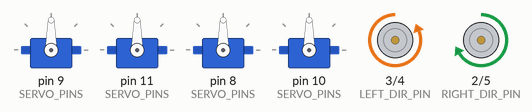
Bench run of a sketch on a simulated Arduino Uno, built with avr-gcc and run on an emulated ATmega328P. On the bench: 4 × servo, direction and speed pins drawn as motors (green arrow = direction pin HIGH = forward, orange = LOW = backward, longer = more drive).

Above: at 2.05 s.
At 4.15 s:
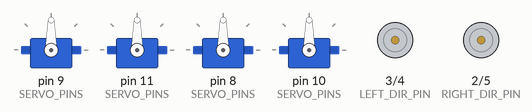
At 6.25 s:
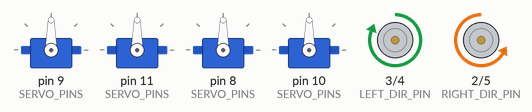
At 10.5 s:
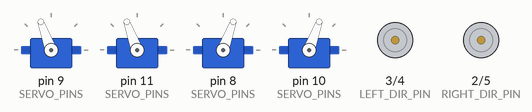
At 14.75 s:
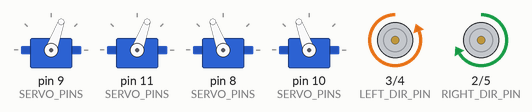
At 19.0 s:
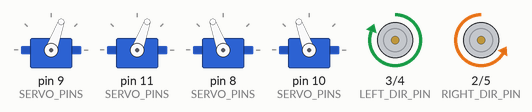
Timing chart, 0 to 21.6 s (numbered marks = the images above):
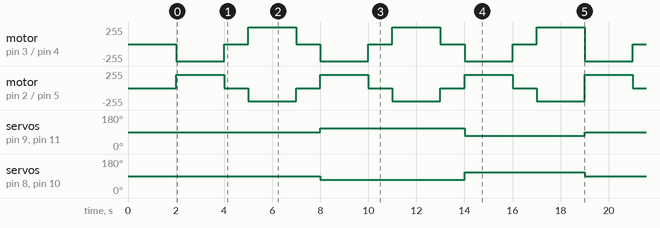

Measured:
- by itself, servo on pin 8 (SERVO_PINS), servo on pin 10 (SERVO_PINS): 90° → 70° at 8.0 s, → 110° 6.0 s later, → 90° 5.0 s later, → 70° 6.0 s later, … (6 changes in this stretch)
- by itself, servo on pin 9 (SERVO_PINS), servo on pin 11 (SERVO_PINS): 90° → 110° at 8.0 s, → 70° 6.0 s later, → 90° 5.0 s later, → 110° 6.0 s later, … (6 changes in this stretch)

The sketch:

Movement.ino
```cpp
#include "WheelController.h"

// I am doing 2 printing functions because of this:
// https://stackoverflow.com/questions/5739888/what-is-the-difference-between-signed-and-unsigned-int

/**
 * @brief Print an array of int8_t in the serial monitor
 *
 * @param arrayList
 * @param size
 */
void printSignedList(int8_t *arrayList, int size) {
  Serial.print("[ ");
  for (int i = 0; i < size; i++) {
    Serial.print(*(arrayList + i));
    if (i != size - 1)
      Serial.print(", ");
  }
  Serial.print(" ]");
}

/**
 * @brief Print an array of uint8_t in the serial monitor
 *
 * @param arrayList
 * @param size
 */
void printUnsignedList(uint8_t *arrayList, int size) {
  Serial.print("[ ");
  for (int i = 0; i < size; i++) {
    Serial.print(*(arrayList + i));
    if (i != size - 1)
      Serial.print(", ");
  }
  Serial.print(" ]");
}

WheelController w;

void test_speed() {
  w.forward(100);
  delay(2000);
  w.stop(2000);

  w.backward(100);
  delay(2000);
  w.stop(2000);
}

void test_servos() {
  w.turn(10);
  delay(4000);
  w.turn(-10);
  delay(4000);
}

void test_turn_round() {
  // w.setSpeed(uint8_t *motors, int8_t *pwm_speeds, uint8_t size);
  w.forward(200);
  delay(2000);
  w.stop(1000);
  w.backward(200);
  delay(2000);

  w.stop(1000);

  w.setSpeed(200);
  w.turn_abs(20);
  delay(2000);
  w.stop(1000);
  w.setSpeed(-200);
  delay(2000);

  w.stop(1000);

  w.setSpeed(200);
  w.turn_abs(-20);
  delay(2000);
  w.stop(1000);
  w.setSpeed(-200);
  delay(2000);
}

void setup() {
  Serial.begin(9600);
  w.begin();

  for (uint8_t i = 8; i <= 11; i++)
    pinMode(i, OUTPUT);

  delay(2000);
}

int int_received;

void loop() {

  test_turn_round();


  // test_servos()
  // test_class();
}
```

Async.cpp
```cpp
#include "Async.h"

Task::Task(uint8_t id, unsigned int last_chrono, void (*foo)(int))
{
	//this->id = id;
	//this->last_chrono = last_chrono;
	//this->next = nullptr;
	//this->can_be_destroyed = false;
}

Task::~Task()
{
}

Task *Async::first_task = nullptr;
uint8_t last_id = 0;

void Async::add()
{
	if (Async::first_task == nullptr)
	{
		// TODO change id generation method
		//Async::first_task = new Task(++last_id, 0);
	}
}
```

Async.h
```cpp
#ifndef ASYNC_H
#define ASYNC_H

#include <stdint.h>
#include <Arduino.h>

class Task
{
public:
  uint32_t interval;
  uint32_t last_chrono;
  uint32_t function;

  bool can_be_destroyed;
  Task *next;

  Task(uint8_t id, unsigned int last_chrono, void (*foo)(int));
  ~Task();
};

class Async
{
private:
  static Task *first_task;
  static uint8_t last_id;

public:
  static void check();
  static void add();
  static void end();
};

#endif
```

WheelController.cpp
```cpp
#include "WheelController.h"

// ======= CONSTRUCTORS =======

/**
 * @brief Construct a new WheelController:: WheelController object.
 * It controls the 6 DC motors and 4 servo motors of the E-Gaia autonomous robot.
 */
WheelController::WheelController() {

  uint8_t servo_counter = 0;
  for (uint8_t i = 0; i < this->NB_OF_WHEELS; i++) {
    // initialize speeds to 0
    this->robot_speeds[i] = 0;

    // create servo controllers
    if (SERVO_PINS[i]) {
      this->servos[servo_counter] = Servo();
      this->servos_in_pos[i] = &(this->servos[servo_counter++]);
    } else
      this->servos_in_pos[i] = nullptr;
  }
}

WheelController::~WheelController() {}

// ======= PRIVATE =======

/**
 * @brief Returns the direction of a given speed: 1 meaning forwards, 0 backwards.
 * @param speed the speed in int16_t : from -255 to 255
 */
bool WheelController::direction(int16_t speed) {
  if (speed >= 0)  // the return values depend on how we have connected the wires
    return 0;      // 0 goes forwards
  return 1;        // while 1 goes backwards
}

// ======= PUBLIC =======
/**
 * @brief Initializes the pinModes, servo controllers, etc
 */
void WheelController::begin() {
  for (uint8_t i = 0; i < this->NB_OF_WHEELS; i++) {

    pinMode(this->DIR_PINS[i], OUTPUT);
    pinMode(this->PWM_PINS[i], OUTPUT);
    pinMode(this->SERVO_PINS[i], OUTPUT);

    if (this->servos_in_pos[i] != nullptr) {
      this->servos_in_pos[i]->attach(this->SERVO_PINS[i]);
      this->servos_in_pos[i]->write(this->REST_ANGLE);
    }
  }
}

/**
 * @brief Set speed of the specified motor
 *
 * @param motor [uint8_t] the motor which speed will be changed
 * @param pwm_speed [unint_8] the speed in pwm (0 to 255)
 */
void WheelController::setSpeed(uint8_t motor_index, int16_t pwm_speed) {
  // TODO create token for most used combinations (all, right, left)

  if (pwm_speed > this->MAX_SPEED)
    this->robot_speeds[motor_index] = this->MAX_SPEED;  // if the speed is to high, set it to the maximum

  else if (pwm_speed < -this->MAX_SPEED)
    this->robot_speeds[motor_index] = -this->MAX_SPEED;  // if the speed is to high (backwards), set it to the maximum (backwards)

  else
    this->robot_speeds[motor_index] = pwm_speed;

  bool dir = this->direction(pwm_speed);
  int16_t abs_speed = abs(this->robot_speeds[motor_index]);

  digitalWrite(this->DIR_PINS[motor_index], dir);
  analogWrite(this->PWM_PINS[motor_index], abs_speed);
}

/**
 * @brief Set speed of the specified motors
 *
 * @param motors uint8_t list of the motors which speed will be changed
 * @param pwm_speeds unint_8 list of the speeds in pwm (0 to 255)
 * @param size the size 'motors' and 'pwm_speeds'
 */
void WheelController::setSpeeds(uint8_t motors[], int16_t pwm_speeds[], uint8_t size) {
  for (uint8_t i = 0; i < size; i++) {
    this->setSpeed(motors[i], pwm_speeds[i]);
  }
}

/**
 * @brief sets all the motors to a specific speed
 *
 * @param speed (uint8_t) 0 to 255
 */
void WheelController::setSpeed(int16_t speed) {
  uint8_t motors[] = { 0, 1, 2, 3, 4, 5 };
  int16_t speeds[] = { speed, -speed, speed, -speed, speed, -speed };
  this->setSpeeds(motors, speeds, this->NB_OF_WHEELS);
}

void WheelController::incrementSpeed(uint8_t motor_index, int16_t speed_increment) {
  int16_t speed = this->getSpeed(motor_index);
  this->setSpeed(motor_index, speed + speed_increment);
}

int16_t WheelController::getSpeed(uint8_t motor_index = 0) {
  return this->robot_speeds[motor_index];
}

uint8_t WheelController::getMaxSpeed() {
  uint8_t max = 0;
  for (uint8_t i = 0; i < this->NB_OF_WHEELS; i++) {
    if (abs(this->robot_speeds[i]) > max)
      max = abs(this->robot_speeds[i]);
  }
  return max;
}

/**
 * @brief sets all the motors to a specific speed forwards
 *
 * @param speed (uint8_t) 0 to 255
 */
void WheelController::forward(int16_t speed) {
  this->setSpeed(this->MIN_SPEED_TO_TURN);
  this->turn_forward();
  // TODO make delay with millis
  this->setSpeed(speed);
}

/**
 * @brief sets all the motors to a specific speed backwards
 *
 * @param speed (uint8_t) 0 to 255
 */
void WheelController::backward(int16_t speed) {
  this->forward(-speed);
}

void WheelController::stop() {
  this->setSpeed(0);
}
void WheelController::stop(uint32_t milliseconds) {
  // TODO change delay to millis
  this->stop();
  delay(milliseconds);
}

void WheelController::slowStop() {
  int16_t speed;
  while (this->getMaxSpeed()) {
    for (uint8_t motor_index = 0; motor_index < this->NB_OF_WHEELS; motor_index++) {
      speed = this->getSpeed(motor_index);
      this->incrementSpeed(motor_index, speed / 2);
    }
  }
}

void WheelController::turn_abs(uint8_t servo_index, uint8_t angle) {
  if (this->servos_in_pos[servo_index] != nullptr) {
    // TODO add: and this->robot_speeds[servo_index] >= this->MIN_SPEED_TO_TURN
    this->servos_in_pos[servo_index]->write(angle);
  }
}

void WheelController::turn_abs(uint8_t angle) {
  this->turn_abs(0, this->REST_ANGLE + angle);
  this->turn_abs(1, this->REST_ANGLE + angle);
  this->turn_abs(4, this->REST_ANGLE - angle);
  this->turn_abs(5, this->REST_ANGLE - angle);
}

void WheelController::turn_forward() {
  this->turn_abs(0);
}

void WheelController::turn(uint8_t servo_index, uint8_t angle) {
  uint8_t pos = this->servos_in_pos[servo_index]->read();
  this->turn_abs(servo_index, pos + angle);
}

void WheelController::turn(uint8_t angle) {
  this->turn(0, angle);
  this->turn(1, angle);
  this->turn(4, -angle);
  this->turn(5, -angle);
}

void WheelController::slowToSpeed_async(int16_t speed, int16_t newSpeed) {
  int step = 1;
  if (speed > newSpeed)
    step = -1;
  for (int i = speed; i != newSpeed; i += step) {
    // analogWrite(pwdPin, i);
    delay(20);

    if ((i < 0) || (i > 256)) {
      // analogWrite(pwdPin, 0);
      speed = 0;
      return;
    }
  }
  speed = newSpeed;
}

void WheelController::emergencyShotDown() {
  // TODO gradually slow down the motors before stopping them completely
  this->forward(0);
  while (1) {
  }
}
```

WheelController.h
```cpp
#ifndef WHEEL_CONTROLLER_H
#define WHEEL_CONTROLLER_H

#include <stdint.h>
#include <Servo.h>  // https://github.com/arduino-libraries/Servo/blob/master/docs/api.md
#include <Arduino.h>

class WheelController {
private:
  static const uint8_t NB_OF_WHEELS = 6;

  const uint8_t RIGHT_PWM_PIN = 5;
  const uint8_t LEFT_PWM_PIN = 4;
  const uint8_t RIGHT_DIR_PIN = 2;
  const uint8_t LEFT_DIR_PIN = 3;

  // direction pins for each motor
  const uint8_t DIR_PINS[NB_OF_WHEELS] = { LEFT_DIR_PIN, RIGHT_DIR_PIN,
                                           LEFT_DIR_PIN, RIGHT_DIR_PIN,
                                           LEFT_DIR_PIN, RIGHT_DIR_PIN };

  // pwd pins for each motor
  const uint8_t PWM_PINS[NB_OF_WHEELS] = { LEFT_PWM_PIN, RIGHT_PWM_PIN,
                                           LEFT_PWM_PIN, RIGHT_PWM_PIN,
                                           LEFT_PWM_PIN, RIGHT_PWM_PIN };

  // pins of each servo motor, 0 meaning there is no servo motor
  const uint8_t SERVO_PINS[NB_OF_WHEELS] = { 9, 11,
                                             0, 0,
                                             8, 10 };

  const uint8_t MAX_SPEED = 255;
  int16_t robot_speeds[NB_OF_WHEELS];  // speed of each motor (-255 to 255 pwm)

  static const uint8_t NB_OF_SERVO = 4;

  Servo servos[NB_OF_SERVO];           // Servo objects to control each servo motor
  Servo *servos_in_pos[NB_OF_WHEELS];  // Servo pointers in the same index as the DC motor

  const uint8_t MIN_SPEED_TO_TURN = 20;  // Minimum speed required in order to turn
  const uint8_t REST_ANGLE = 90;         // The angle where all wheels are pointing forward

  bool direction(int16_t speed);

public:
  WheelController();
  ~WheelController();
  void begin();

  void setSpeed(uint8_t motor_index, int16_t pwm_speed);
  void setSpeeds(uint8_t motors[], int16_t pwm_speeds[], uint8_t size);
  void setSpeed(int16_t speed);
  void incrementSpeed(uint8_t motor_index, int16_t speed_increment);

  int16_t getSpeed(uint8_t motor_index = 0);
  uint8_t getMaxSpeed();

  void forward(int16_t speed);
  void backward(int16_t speed);
  void stop();
  void stop(uint32_t milliseconds);
  void slowStop();

  void turn_abs(uint8_t servo_index, uint8_t angle);
  void turn_abs(uint8_t angle);
  void turn_forward();
  void turn(uint8_t servo_i, uint8_t angle);
  void turn(uint8_t angle);

  void slowToSpeed_async(int16_t speed, int16_t newSpeed);
  void emergencyShotDown();
};

#endif
```
